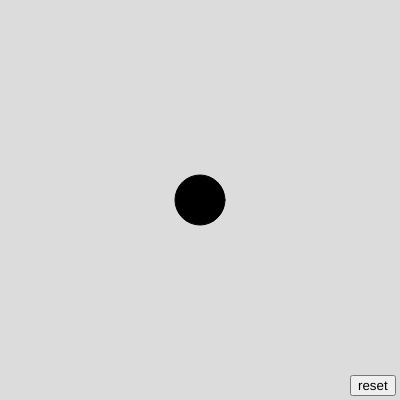
Frame 1 (no input)
Frame 60 (no input): identical to frame 1, image omitted
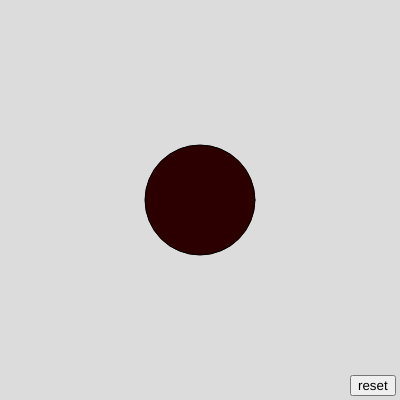
Frame 120 (the mouse pressed at the canvas centre since frame 60)

The p5.js sketch that drew these frames (run headless with seeded random() and noise() and a simulated clock; from frame 60 on, the mouse is pressed at the canvas centre):

// p5.js sketch
// ── sketch.js
let button;
//starting size of dot
var dotsize=50; 
//starting red color of dot
var r=0; 
//runs sequence once
function setup() {
  //creates a canvas at a designated size
  createCanvas(400, 400);
  //starting background color
  background(220);
  //starting color
  fill(0);
  //starting ellipse
  ellipse (200,200,dotsize,dotsize,50); 
        button = createButton('reset');
  button.position(width-50,height-25);
  button.mousePressed(reset);
}
//runs sequence 60 times a second
function draw() {
  //tests if mouse is within borders of dot
  if (mouseX>=175 && mouseY<=225 && mouseY>=175 && mouseY<=225) { 
    //increases dot size by 1
    dotsize += 1 
    //increases red color by 1
    r += 0.75 
    //color of dot
    fill(r,0,0) 
    //constantly replaces dot with new parameters
     ellipse (200,200,dotsize,dotsize,50); 
  }
  //tests if the dot reaches a certain size and if so activates color sequence
  if (dotsize>width) {
    //color sequence
      background(random(255),random(0),random(0))
  }
}
function reset() {
clear()
background(220)
dotsize = 50
    r = 0
  fill(r,0,0)
   ellipse (200,200,dotsize,dotsize,50); 
}
